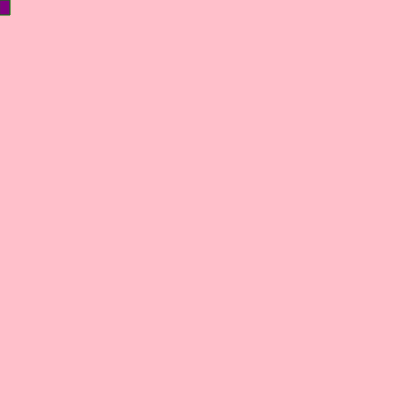
Frame 1 (no input)
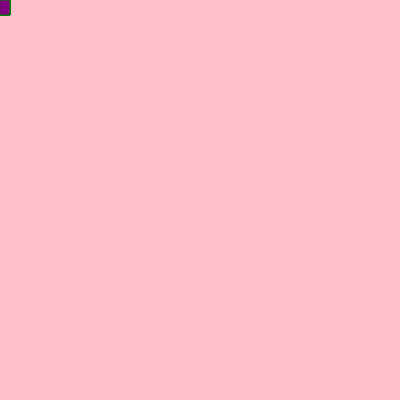
Frame 60 (no input)
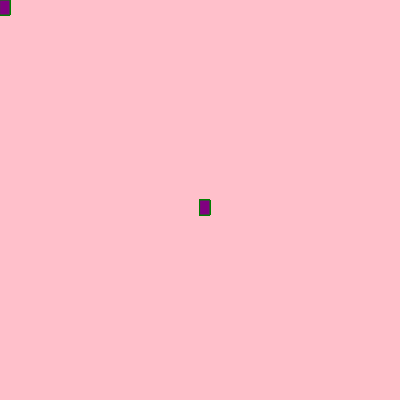
Frame 120 (the mouse pressed at the canvas centre since frame 60)

The p5.js sketch that drew these frames (run headless with seeded random() and noise() and a simulated clock; from frame 60 on, the mouse is pressed at the canvas centre):

// p5.js sketch
// ── sketch.js
function setup() {
    createCanvas(400, 400);
    background("pink");
  }
  
  function draw() {
    stroke("green")
    fill("purple");
    
     console.log(mouseIsPressed)
    
   if (mouseIsPressed);{
      rect(mouseX, mouseY, 10, 15);
  }
  }
